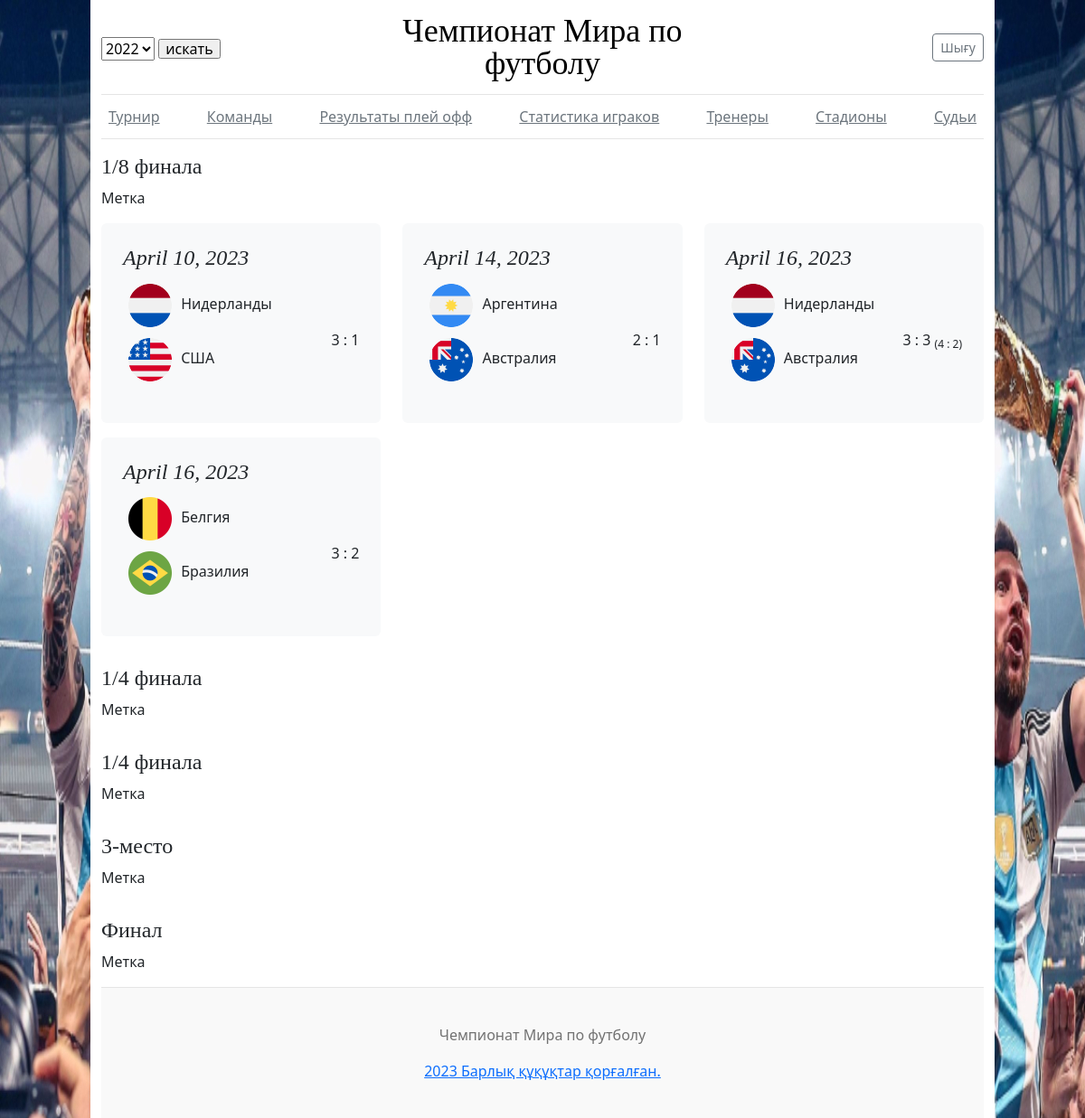
The page /main/tourment/table/ on the database its author committed.
### main_app/models.py (models this page shows, shortened)
class Match(models.Model):
    class Meta:
        verbose_name = 'Матч'
        verbose_name_plural = 'Матчи'
    STATUS_CHOICES = (
        (1, 'Запланированный'),
        (2, 'Прямо сейчас'),
        (3, 'Завершенный')
    )
    STAGE_CHOICES = (
        (1, '1/8 финал'),
        (2, '1/4 финал'),
        (3, '1/2 финал'),
        (4, '3-место'),
        (5, 'Финал')
    )
    WINS_CHOICES = (
        (1, 'Побед хозяев'),
        (2, 'Побед гостей'),
        (3, 'Ничья')
    )
    date = models.DateField()
    home_team = models.ForeignKey(Team, on_delete=models.CASCADE, related_name='home_matches')
    away_team = models.ForeignKey(Team, on_delete=models.CASCADE, related_name='away_matches')
    winner = models.PositiveSmallIntegerField(choices=WINS_CHOICES, default=1)
    home_team_score = models.PositiveIntegerField()
    away_team_score = models.PositiveIntegerField()
    tournament = models.ForeignKey(Tournament, on_delete=models.CASCADE)
    status = models.PositiveSmallIntegerField(choices=STATUS_CHOICES)
    stage = models.PositiveSmallIntegerField(choices=STAGE_CHOICES)
    is_played = models.BooleanField(default=True)
    is_penalty = models.BooleanField(default=False)
    home_team_penalty = models.PositiveSmallIntegerField(null=False, default=0)
    away_team_penalty = models.PositiveSmallIntegerField(null=False, default=0)

class Team(models.Model):
    title = models.CharField(max_length=250)
    image = models.ImageField(upload_to='images')
    class Meta:
        verbose_name = 'Команда'
        verbose_name_plural = 'Команды'

### main_app/views.py (the view)
# urls.py: path('tourment/table/', views.TourmentTableView.as_view(),
class TourmentTableView(TemplateResponseMixin, View):
    template_name = 'tourment_table.html'
    def get(self, request, *args, **kwargs):
        pk = request.GET.get('tourment_id', 1)
        tourment_id = Tournament.objects.get(pk=pk)
        tourments = Tournament.objects.all()
        matches_1_8 = Match.objects.filter(tournament=tourment_id, stage=1)
        matches_1_4 = Match.objects.filter(tournament=tourment_id, stage=2)
        matches_1_2 = Match.objects.filter(tournament=tourment_id, stage=3)
        matches_3_mesto = Match.objects.filter(tournament=tourment_id, stage=4)
        matches_final = Match.objects.filter(tournament=tourment_id, stage=5)
        return self.render_to_response({
            'tourments': tourments, 'matches_1_8': matches_1_8,
            'matches_1_4': matches_1_4, 'matches_1_2': matches_1_2,
            'matches_3_mesto': matches_3_mesto, 'matches_final': matches_final, 'pk': pk
        })

### templates/tourment_table.html (shortened to what this page needs)
{% extends 'base.html' %}
{% load static %}
{% block content %}
<h4 class="pt-3">1/8 финала</h4>
<p>Метка</p>
<div class="row">
    {% for matche in matches_1_8 %}
    <div class="col-md-4">
        <div class="p-4 mb-3 bg-body-tertiary rounded">
          <h4 class="fst-italic">{{matche.date}}</h4>
          <div class="d-flex" style="align-items: center;justify-content: space-between;">
            <div>
                <ul class="list-unstyled">
                    <li>
                        <img src="{{matche.home_team.image.url}}" alt="" width="60" height="60">
                        {{matche.home_team.title}}
                    </li>
                    <li>
                        <img src="{{matche.away_team.image.url}}" alt=""  width="60" height="60">
                        {{matche.away_team.title}}
                    </li>
                </ul>
            </div>
            <div>
                 <p class="mb-0">
                    {{matche.home_team_score}} : {{matche.away_team_score}}
                    {% if matche.is_penalty %}
                     <sub>({{matche.home_team_penalty}} : {{matche.away_team_penalty}}) </sub>
                    {% endif %}
                 </p>
            </div>
          </div>
        </div>
    </div>
    {% endfor %}
</div>
<h4 class="pt-3">1/4 финала</h4>
<p>Метка</p>
<h4 class="pt-3">1/4 финала</h4>
<p>Метка</p>
<h4 class="pt-3">3-место</h4>
<p>Метка</p>
<h4 class="pt-3">Финал</h4>
<p>Метка</p>
{% endblock %}

### static/css/blog.css (style rules this page uses)
body { background-image: url('img/messi.jpeg'); }
h1, h2, h3, h4, h5, h6 { font-family: "Playfair Display", Georgia, "Times New Roman", serif; }

### rows shown on the page
Match: date "April 10, 2023", home_team.image (picture), home_team "Нидерланды", away_team.image (picture), away_team "США", home_team_score "3", away_team_score "1"
Match: date "April 14, 2023", home_team.image (picture), home_team "Аргентина", away_team.image (picture), away_team "Австралия", home_team_score "2", away_team_score "1"
Match: date "April 16, 2023", home_team.image (picture), home_team "Нидерланды", away_team.image (picture), away_team "Австралия", home_team_score "3", away_team_score "3", home_team_penalty "4", away_team_penalty "2"
Match: date "April 16, 2023", home_team.image (picture), home_team "Белгия", away_team.image (picture), away_team "Бразилия", home_team_score "3", away_team_score "2"

### other values the page prints
form field tourment_id "2022"
